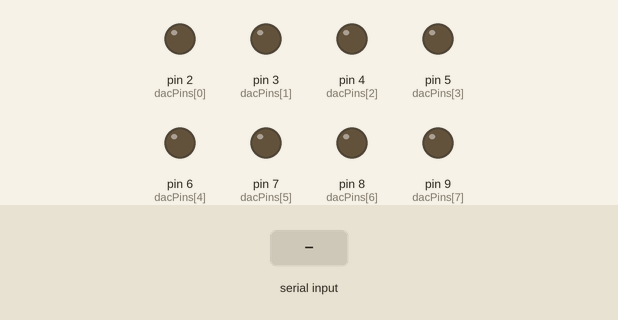
This sketch was run on a simulated Arduino Uno, built with avr-gcc and run on an emulated ATmega328P. Shown: output pins drawn as LEDs (lit = HIGH). Inputs (shaded band) come from the test bench. What the sketch prints to the serial monitor is not drawn.

Above: at 1.2 s.
1.3 s: byte 30 received over Serial
At 1.7 s:
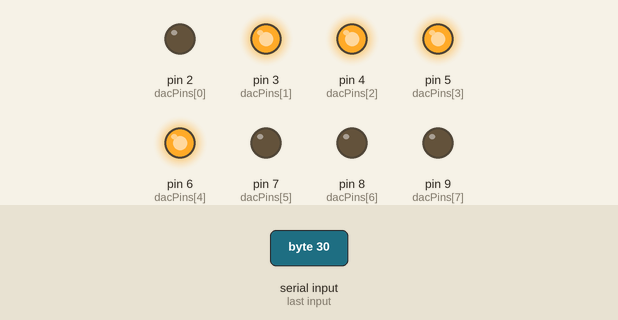
2.8 s: byte 90 received over Serial
At 4.0 s:
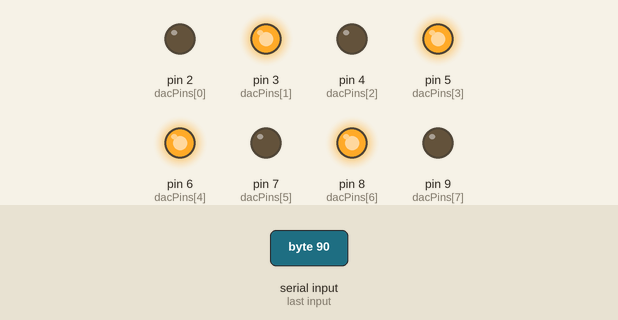
4.3 s: byte 120 received over Serial
At 5.2 s:
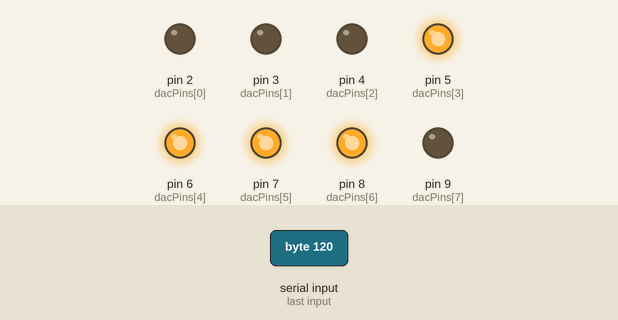
Timing chart, 0 to 7.3 s (numbered marks = the images above; inputs shaded):
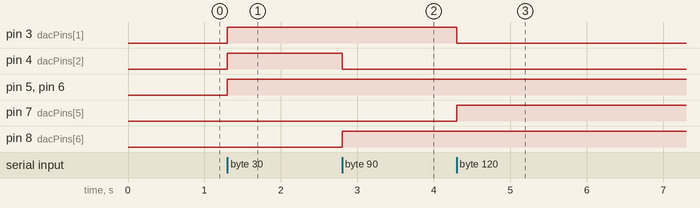

The sketch:

uno_2.ino
```cpp
const byte dacPins[8] = {2,3,4,5,6,7,8,9};

void setup()
{
  Serial.begin(115200);

  for(int i=0; i<8; i++)
  {
    pinMode(dacPins[i], OUTPUT);
  }
}

void outputDAC(byte sample)
{
  for(int i=0; i<8; i++)
  {
    digitalWrite(dacPins[i], bitRead(sample, i));
  }
}

void loop()
{
  if(Serial.available())
  {
    byte sample = Serial.read();

    outputDAC(sample);

    Serial.write(sample);   // optional echo back
  }
}
```

Measured:
- after the input at 1.3 s, pin 3 (dacPins[1]), pin 4 (dacPins[2]), pin 5 (dacPins[3]), pin 6 (dacPins[4]): LOW → HIGH at once
- after the input at 2.8 s, pin 4 (dacPins[2]): HIGH → LOW at once; pin 8 (dacPins[6]): LOW → HIGH at once
- after the input at 4.3 s, pin 3 (dacPins[1]): HIGH → LOW at once; pin 7 (dacPins[5]): LOW → HIGH at once
